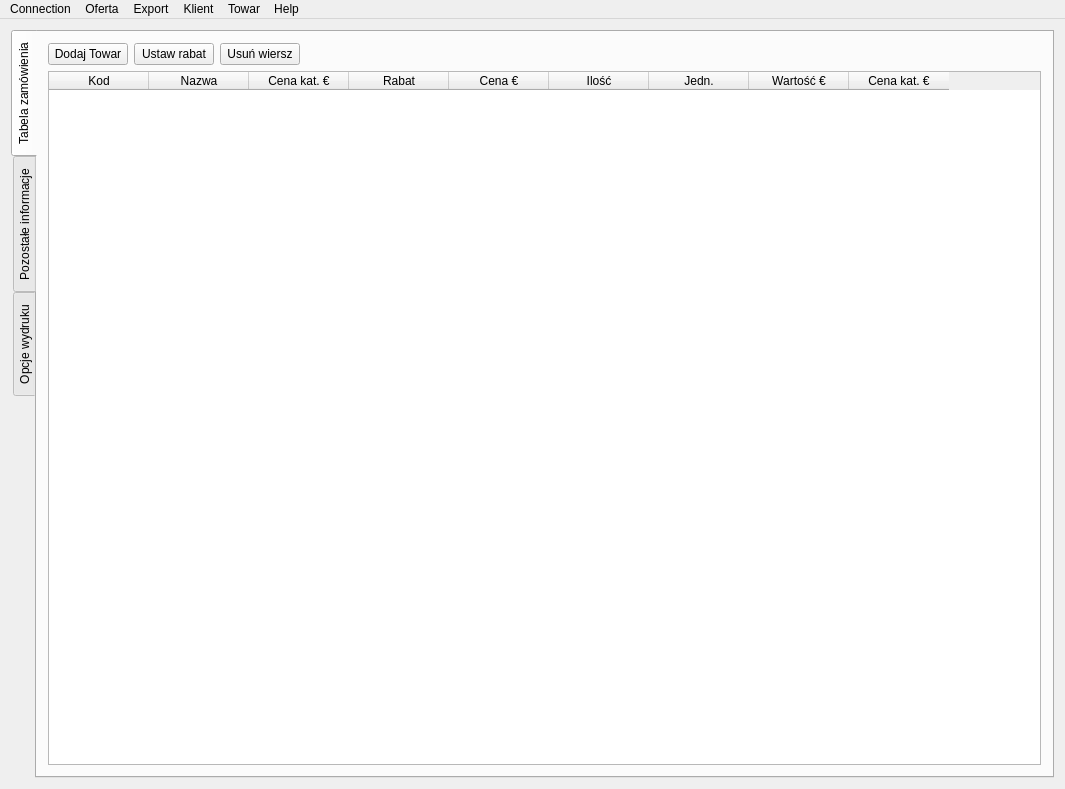
<?xml version="1.0" encoding="UTF-8"?>
<ui version="4.0">
 <class>MainWindow</class>
 <widget class="QMainWindow" name="MainWindow">
  <property name="geometry">
   <rect>
    <x>0</x>
    <y>0</y>
    <width>1065</width>
    <height>789</height>
   </rect>
  </property>
  <property name="windowTitle">
   <string>kOferta</string>
  </property>
  <property name="windowIcon">
   <iconset resource="res/zasoby.qrc">
    <normaloff>:/ico</normaloff>:/ico</iconset>
  </property>
  <widget class="QWidget" name="centralWidget">
   <layout class="QGridLayout" name="gridLayout">
    <item row="0" column="0">
     <widget class="QTabWidget" name="tabWidget">
      <property name="tabPosition">
       <enum>QTabWidget::West</enum>
      </property>
      <property name="currentIndex">
       <number>0</number>
      </property>
      <widget class="QWidget" name="tab">
       <attribute name="title">
        <string>Tabela zamówienia</string>
       </attribute>
       <layout class="QVBoxLayout" name="verticalLayout_2">
        <item>
         <layout class="QHBoxLayout" name="horizontalLayout_2">
          <item>
           <widget class="QPushButton" name="addTowar">
            <property name="text">
             <string>Dodaj Towar</string>
            </property>
           </widget>
          </item>
          <item>
           <widget class="QPushButton" name="rabat">
            <property name="text">
             <string>Ustaw rabat</string>
            </property>
           </widget>
          </item>
          <item>
           <widget class="QPushButton" name="delw">
            <property name="text">
             <string>Usuń wiersz</string>
            </property>
           </widget>
          </item>
          <item>
           <spacer name="horizontalSpacer_2">
            <property name="orientation">
             <enum>Qt::Horizontal</enum>
            </property>
            <property name="sizeHint" stdset="0">
             <size>
              <width>40</width>
              <height>20</height>
             </size>
            </property>
           </spacer>
          </item>
         </layout>
        </item>
        <item>
         <widget class="QTableWidget" name="tableWidget">
          <property name="baseSize">
           <size>
            <width>7</width>
            <height>1</height>
           </size>
          </property>
          <column>
           <property name="text">
            <string>Kod</string>
           </property>
          </column>
          <column>
           <property name="text">
            <string>Nazwa</string>
           </property>
          </column>
          <column>
           <property name="text">
            <string>Cena kat. €</string>
           </property>
          </column>
          <column>
           <property name="text">
            <string>Rabat</string>
           </property>
          </column>
          <column>
           <property name="text">
            <string>Cena €</string>
           </property>
          </column>
          <column>
           <property name="text">
            <string>Ilość</string>
           </property>
          </column>
          <column>
           <property name="text">
            <string>Jedn.</string>
           </property>
          </column>
          <column>
           <property name="text">
            <string>Wartość €</string>
           </property>
          </column>
          <column>
           <property name="text">
            <string>Cena kat. €</string>
           </property>
          </column>
         </widget>
        </item>
       </layout>
      </widget>
      <widget class="QWidget" name="tab_2">
       <attribute name="title">
        <string>Pozostałe informacje</string>
       </attribute>
       <layout class="QGridLayout" name="gridLayout_2">
        <item row="0" column="0" rowspan="2" colspan="2">
         <layout class="QVBoxLayout" name="verticalLayout_9">
          <item>
           <widget class="QLabel" name="label_klient">
            <property name="text">
             <string>Kilent:</string>
            </property>
           </widget>
          </item>
          <item>
           <widget class="QPushButton" name="pushButton_wyborKlienta">
            <property name="sizePolicy">
             <sizepolicy hsizetype="Fixed" vsizetype="Fixed">
              <horstretch>0</horstretch>
              <verstretch>0</verstretch>
             </sizepolicy>
            </property>
            <property name="text">
             <string>Wybór klienta</string>
            </property>
           </widget>
          </item>
          <item>
           <spacer name="verticalSpacer_9">
            <property name="orientation">
             <enum>Qt::Vertical</enum>
            </property>
            <property name="sizeHint" stdset="0">
             <size>
              <width>20</width>
              <height>40</height>
             </size>
            </property>
           </spacer>
          </item>
         </layout>
        </item>
        <item row="0" column="2">
         <widget class="QPlainTextEdit" name="plainTextEdit_klient"/>
        </item>
        <item row="1" column="1" rowspan="2">
         <layout class="QVBoxLayout" name="verticalLayout_8">
          <item>
           <layout class="QHBoxLayout" name="horizontalLayout_3">
            <item>
             <widget class="QLabel" name="label_zapytanie">
              <property name="text">
               <string>Zapytanie:</string>
              </property>
             </widget>
            </item>
            <item>
             <spacer name="horizontalSpacer_4">
              <property name="orientation">
               <enum>Qt::Horizontal</enum>
              </property>
              <property name="sizeHint" stdset="0">
               <size>
                <width>40</width>
                <height>20</height>
               </size>
              </property>
             </spacer>
            </item>
            <item>
             <widget class="QPushButton" name="pushButton_zapytanieData">
              <property name="text">
               <string>PushButton</string>
              </property>
             </widget>
            </item>
           </layout>
          </item>
          <item>
           <layout class="QHBoxLayout" name="horizontalLayout_4">
            <item>
             <widget class="QCheckBox" name="checkBox_zapytanieNr">
              <property name="text">
               <string>CheckBox</string>
              </property>
             </widget>
            </item>
            <item>
             <spacer name="horizontalSpacer_5">
              <property name="orientation">
               <enum>Qt::Horizontal</enum>
              </property>
              <property name="sizeHint" stdset="0">
               <size>
                <width>40</width>
                <height>20</height>
               </size>
              </property>
             </spacer>
            </item>
            <item>
             <widget class="QLineEdit" name="lineEdit_zapytanieNr"/>
            </item>
           </layout>
          </item>
          <item>
           <layout class="QHBoxLayout" name="horizontalLayout">
            <item>
             <widget class="QCheckBox" name="checkBox_zapytanieData">
              <property name="text">
               <string>CheckBox</string>
              </property>
             </widget>
            </item>
            <item>
             <spacer name="horizontalSpacer_6">
              <property name="orientation">
               <enum>Qt::Horizontal</enum>
              </property>
              <property name="sizeHint" stdset="0">
               <size>
                <width>40</width>
                <height>20</height>
               </size>
              </property>
             </spacer>
            </item>
            <item>
             <widget class="QLineEdit" name="lineEdit_zapytanieData"/>
            </item>
           </layout>
          </item>
          <item>
           <spacer name="verticalSpacer_7">
            <property name="orientation">
             <enum>Qt::Vertical</enum>
            </property>
            <property name="sizeHint" stdset="0">
             <size>
              <width>20</width>
              <height>40</height>
             </size>
            </property>
           </spacer>
          </item>
         </layout>
        </item>
        <item row="2" column="2">
         <widget class="QPlainTextEdit" name="plainTextEdit_zapytanie">
          <property name="maximumSize">
           <size>
            <width>16777215</width>
            <height>16777215</height>
           </size>
          </property>
         </widget>
        </item>
        <item row="3" column="0" rowspan="2" colspan="2">
         <layout class="QVBoxLayout" name="verticalLayout">
          <item>
           <widget class="QLabel" name="label_dostawa">
            <property name="text">
             <string>Warunki dostawy:</string>
            </property>
           </widget>
          </item>
          <item>
           <widget class="QComboBox" name="comboBox_dostawa"/>
          </item>
          <item>
           <widget class="QPushButton" name="pushButton_dostawa">
            <property name="text">
             <string>PushButton</string>
            </property>
           </widget>
          </item>
          <item>
           <spacer name="verticalSpacer_2">
            <property name="orientation">
             <enum>Qt::Vertical</enum>
            </property>
            <property name="sizeHint" stdset="0">
             <size>
              <width>20</width>
              <height>40</height>
             </size>
            </property>
           </spacer>
          </item>
         </layout>
        </item>
        <item row="4" column="2">
         <widget class="QPlainTextEdit" name="plainTextEdit_dostawa">
          <property name="maximumSize">
           <size>
            <width>16777215</width>
            <height>16777215</height>
           </size>
          </property>
         </widget>
        </item>
        <item row="5" column="0" colspan="2">
         <layout class="QVBoxLayout" name="verticalLayout_3">
          <item>
           <widget class="QLabel" name="label_termin">
            <property name="text">
             <string>Termin dostawy:</string>
            </property>
           </widget>
          </item>
          <item>
           <widget class="QComboBox" name="comboBox_termin"/>
          </item>
          <item>
           <widget class="QPushButton" name="pushButton_termin">
            <property name="text">
             <string>PushButton</string>
            </property>
           </widget>
          </item>
          <item>
           <spacer name="verticalSpacer_3">
            <property name="orientation">
             <enum>Qt::Vertical</enum>
            </property>
            <property name="sizeHint" stdset="0">
             <size>
              <width>20</width>
              <height>40</height>
             </size>
            </property>
           </spacer>
          </item>
         </layout>
        </item>
        <item row="5" column="2">
         <widget class="QPlainTextEdit" name="plainTextEdit_termin">
          <property name="maximumSize">
           <size>
            <width>16777215</width>
            <height>16777215</height>
           </size>
          </property>
         </widget>
        </item>
        <item row="6" column="0" colspan="2">
         <layout class="QVBoxLayout" name="verticalLayout_5">
          <item>
           <widget class="QLabel" name="label_platnosc">
            <property name="text">
             <string>Warunki płatności:</string>
            </property>
           </widget>
          </item>
          <item>
           <widget class="QComboBox" name="comboBox_platnosc"/>
          </item>
          <item>
           <widget class="QPushButton" name="pushButton_platnosc">
            <property name="text">
             <string>PushButton</string>
            </property>
           </widget>
          </item>
          <item>
           <spacer name="verticalSpacer_4">
            <property name="orientation">
             <enum>Qt::Vertical</enum>
            </property>
            <property name="sizeHint" stdset="0">
             <size>
              <width>20</width>
              <height>40</height>
             </size>
            </property>
           </spacer>
          </item>
         </layout>
        </item>
        <item row="6" column="2">
         <widget class="QPlainTextEdit" name="plainTextEdit_platnosc">
          <property name="sizePolicy">
           <sizepolicy hsizetype="Expanding" vsizetype="Expanding">
            <horstretch>0</horstretch>
            <verstretch>0</verstretch>
           </sizepolicy>
          </property>
          <property name="maximumSize">
           <size>
            <width>16777215</width>
            <height>16777215</height>
           </size>
          </property>
          <property name="readOnly">
           <bool>false</bool>
          </property>
         </widget>
        </item>
        <item row="7" column="0" colspan="2">
         <layout class="QVBoxLayout" name="verticalLayout_6">
          <item>
           <widget class="QLabel" name="label_oferta">
            <property name="text">
             <string>Warunki oferty:</string>
            </property>
           </widget>
          </item>
          <item>
           <widget class="QComboBox" name="comboBox_oferta"/>
          </item>
          <item>
           <widget class="QPushButton" name="pushButton_oferta">
            <property name="text">
             <string>PushButton</string>
            </property>
           </widget>
          </item>
          <item>
           <spacer name="verticalSpacer_5">
            <property name="orientation">
             <enum>Qt::Vertical</enum>
            </property>
            <property name="sizeHint" stdset="0">
             <size>
              <width>20</width>
              <height>40</height>
             </size>
            </property>
           </spacer>
          </item>
         </layout>
        </item>
        <item row="7" column="2">
         <widget class="QPlainTextEdit" name="plainTextEdit_oferta">
          <property name="maximumSize">
           <size>
            <width>16777215</width>
            <height>16777215</height>
           </size>
          </property>
         </widget>
        </item>
        <item row="8" column="0" colspan="2">
         <layout class="QVBoxLayout" name="verticalLayout_7">
          <item>
           <widget class="QLabel" name="label_uwagi">
            <property name="text">
             <string>uwagi</string>
            </property>
           </widget>
          </item>
          <item>
           <spacer name="verticalSpacer_6">
            <property name="orientation">
             <enum>Qt::Vertical</enum>
            </property>
            <property name="sizeHint" stdset="0">
             <size>
              <width>20</width>
              <height>40</height>
             </size>
            </property>
           </spacer>
          </item>
         </layout>
        </item>
        <item row="8" column="2">
         <widget class="QPlainTextEdit" name="plainTextEdit_uwagi">
          <property name="maximumSize">
           <size>
            <width>16777215</width>
            <height>16777215</height>
           </size>
          </property>
         </widget>
        </item>
        <item row="9" column="1">
         <spacer name="verticalSpacer_8">
          <property name="orientation">
           <enum>Qt::Vertical</enum>
          </property>
          <property name="sizeHint" stdset="0">
           <size>
            <width>158</width>
            <height>14</height>
           </size>
          </property>
         </spacer>
        </item>
        <item row="9" column="2">
         <spacer name="verticalSpacer">
          <property name="orientation">
           <enum>Qt::Vertical</enum>
          </property>
          <property name="sizeHint" stdset="0">
           <size>
            <width>20</width>
            <height>137</height>
           </size>
          </property>
         </spacer>
        </item>
       </layout>
      </widget>
      <widget class="QWidget" name="tab_4">
       <attribute name="title">
        <string>Opcje wydruku</string>
       </attribute>
       <layout class="QHBoxLayout" name="horizontalLayout_9">
        <item>
         <widget class="QGroupBox" name="kolumny">
          <property name="sizePolicy">
           <sizepolicy hsizetype="Fixed" vsizetype="Fixed">
            <horstretch>0</horstretch>
            <verstretch>0</verstretch>
           </sizepolicy>
          </property>
          <property name="title">
           <string>kolumny:</string>
          </property>
          <layout class="QVBoxLayout" name="verticalLayout_4">
           <item>
            <widget class="QCheckBox" name="kol_lp">
             <property name="enabled">
              <bool>false</bool>
             </property>
             <property name="text">
              <string>LP</string>
             </property>
             <property name="checked">
              <bool>true</bool>
             </property>
            </widget>
           </item>
           <item>
            <widget class="QCheckBox" name="kol_kod">
             <property name="text">
              <string>Kod</string>
             </property>
             <property name="checked">
              <bool>true</bool>
             </property>
            </widget>
           </item>
           <item>
            <widget class="QCheckBox" name="kol_towar">
             <property name="enabled">
              <bool>false</bool>
             </property>
             <property name="text">
              <string>Towar</string>
             </property>
             <property name="checked">
              <bool>true</bool>
             </property>
            </widget>
           </item>
           <item>
            <widget class="QCheckBox" name="kol_ilosc">
             <property name="text">
              <string>Ilość</string>
             </property>
             <property name="checked">
              <bool>true</bool>
             </property>
            </widget>
           </item>
           <item>
            <widget class="QCheckBox" name="kol_cenaKat">
             <property name="text">
              <string>Cena katalogowa</string>
             </property>
             <property name="checked">
              <bool>true</bool>
             </property>
            </widget>
           </item>
           <item>
            <widget class="QCheckBox" name="kol_rabat">
             <property name="text">
              <string>Rabat</string>
             </property>
             <property name="checked">
              <bool>true</bool>
             </property>
            </widget>
           </item>
           <item>
            <widget class="QCheckBox" name="kol_cena">
             <property name="text">
              <string>Cena</string>
             </property>
             <property name="checked">
              <bool>true</bool>
             </property>
            </widget>
           </item>
           <item>
            <widget class="QCheckBox" name="kol_wartosc">
             <property name="enabled">
              <bool>false</bool>
             </property>
             <property name="text">
              <string>Wartość</string>
             </property>
             <property name="checked">
              <bool>true</bool>
             </property>
            </widget>
           </item>
          </layout>
         </widget>
        </item>
        <item>
         <widget class="QGroupBox" name="waluta">
          <property name="sizePolicy">
           <sizepolicy hsizetype="Fixed" vsizetype="Fixed">
            <horstretch>0</horstretch>
            <verstretch>0</verstretch>
           </sizepolicy>
          </property>
          <property name="title">
           <string>waluta:</string>
          </property>
          <layout class="QGridLayout" name="gridLayout_3">
           <item row="0" column="0" colspan="2">
            <widget class="QRadioButton" name="eur">
             <property name="text">
              <string>Euro</string>
             </property>
             <property name="checked">
              <bool>true</bool>
             </property>
            </widget>
           </item>
           <item row="1" column="0" colspan="2">
            <widget class="QRadioButton" name="pln">
             <property name="text">
              <string>Złotówki</string>
             </property>
            </widget>
           </item>
           <item row="2" column="0">
            <spacer name="horizontalSpacer">
             <property name="orientation">
              <enum>Qt::Horizontal</enum>
             </property>
             <property name="sizeHint" stdset="0">
              <size>
               <width>40</width>
               <height>20</height>
              </size>
             </property>
            </spacer>
           </item>
           <item row="2" column="1">
            <widget class="QLabel" name="kurs_label">
             <property name="enabled">
              <bool>false</bool>
             </property>
             <property name="text">
              <string>Kurs:</string>
             </property>
            </widget>
           </item>
           <item row="3" column="0">
            <spacer name="horizontalSpacer_3">
             <property name="orientation">
              <enum>Qt::Horizontal</enum>
             </property>
             <property name="sizeHint" stdset="0">
              <size>
               <width>40</width>
               <height>20</height>
              </size>
             </property>
            </spacer>
           </item>
           <item row="3" column="1">
            <widget class="QLineEdit" name="kurs">
             <property name="enabled">
              <bool>false</bool>
             </property>
             <property name="sizePolicy">
              <sizepolicy hsizetype="Fixed" vsizetype="Fixed">
               <horstretch>0</horstretch>
               <verstretch>0</verstretch>
              </sizepolicy>
             </property>
            </widget>
           </item>
          </layout>
         </widget>
        </item>
       </layout>
      </widget>
     </widget>
    </item>
   </layout>
  </widget>
  <widget class="QMenuBar" name="menuBar">
   <property name="geometry">
    <rect>
     <x>0</x>
     <y>0</y>
     <width>1065</width>
     <height>21</height>
    </rect>
   </property>
   <widget class="QMenu" name="menuOferta">
    <property name="title">
     <string>Oferta</string>
    </property>
    <addaction name="actionNew"/>
    <addaction name="actionOpen"/>
    <addaction name="actionSave"/>
    <addaction name="actionNR"/>
   </widget>
   <widget class="QMenu" name="menuExport">
    <property name="title">
     <string>Export</string>
    </property>
    <addaction name="actionDo_PDF"/>
    <addaction name="actionDo_HTML"/>
    <addaction name="actionDruk"/>
   </widget>
   <widget class="QMenu" name="menuHelp">
    <property name="title">
     <string>Help</string>
    </property>
    <addaction name="actionO_kOferta"/>
    <addaction name="actionO_Qt"/>
   </widget>
   <widget class="QMenu" name="menuKlient">
    <property name="title">
     <string>Klient</string>
    </property>
    <addaction name="klientNowy"/>
    <addaction name="klientEdycja"/>
   </widget>
   <widget class="QMenu" name="menuTowar">
    <property name="title">
     <string>Towar</string>
    </property>
    <addaction name="towarNowy"/>
    <addaction name="towarEdycja"/>
   </widget>
   <widget class="QMenu" name="menuConnect">
    <property name="title">
     <string>Connection</string>
    </property>
    <addaction name="actionConnect"/>
    <addaction name="actionDisconnect"/>
    <addaction name="separator"/>
    <addaction name="actionExit"/>
   </widget>
   <addaction name="menuConnect"/>
   <addaction name="menuOferta"/>
   <addaction name="menuExport"/>
   <addaction name="menuKlient"/>
   <addaction name="menuTowar"/>
   <addaction name="menuHelp"/>
  </widget>
  <action name="actionNew">
   <property name="text">
    <string>Nowa</string>
   </property>
  </action>
  <action name="actionOpen">
   <property name="text">
    <string>Otwórz</string>
   </property>
  </action>
  <action name="actionSave">
   <property name="text">
    <string>Zapisz</string>
   </property>
  </action>
  <action name="actionExit">
   <property name="text">
    <string>Wyjście</string>
   </property>
  </action>
  <action name="actionDo_PDF">
   <property name="text">
    <string>do PDF</string>
   </property>
  </action>
  <action name="actionDo_HTML">
   <property name="text">
    <string>do HTML</string>
   </property>
  </action>
  <action name="actionDruk">
   <property name="text">
    <string>Druk</string>
   </property>
  </action>
  <action name="actionO_kOferta">
   <property name="text">
    <string>O kOferta</string>
   </property>
  </action>
  <action name="actionO_Qt">
   <property name="text">
    <string>O Qt</string>
   </property>
  </action>
  <action name="actionNR">
   <property name="text">
    <string>Nadaj nowy numer</string>
   </property>
  </action>
  <action name="klientNowy">
   <property name="text">
    <string>Nowy</string>
   </property>
  </action>
  <action name="klientImport">
   <property name="text">
    <string>Import</string>
   </property>
  </action>
  <action name="klientEksport">
   <property name="enabled">
    <bool>true</bool>
   </property>
   <property name="text">
    <string>Eksport</string>
   </property>
  </action>
  <action name="klientEdycja">
   <property name="enabled">
    <bool>true</bool>
   </property>
   <property name="text">
    <string>Edycja</string>
   </property>
  </action>
  <action name="towarNowy">
   <property name="text">
    <string>Nowy</string>
   </property>
  </action>
  <action name="towarImport">
   <property name="text">
    <string>Import</string>
   </property>
  </action>
  <action name="towarEksport">
   <property name="enabled">
    <bool>true</bool>
   </property>
   <property name="text">
    <string>Eksport</string>
   </property>
  </action>
  <action name="towarEdycja">
   <property name="enabled">
    <bool>true</bool>
   </property>
   <property name="text">
    <string>Edycja</string>
   </property>
  </action>
  <action name="actionConnect">
   <property name="text">
    <string>Connect</string>
   </property>
  </action>
  <action name="actionDisconnect">
   <property name="text">
    <string>Disconnect</string>
   </property>
  </action>
 </widget>
 <layoutdefault spacing="6" margin="11"/>
 <resources>
  <include location="res/zasoby.qrc"/>
 </resources>
 <connections/>
</ui>
